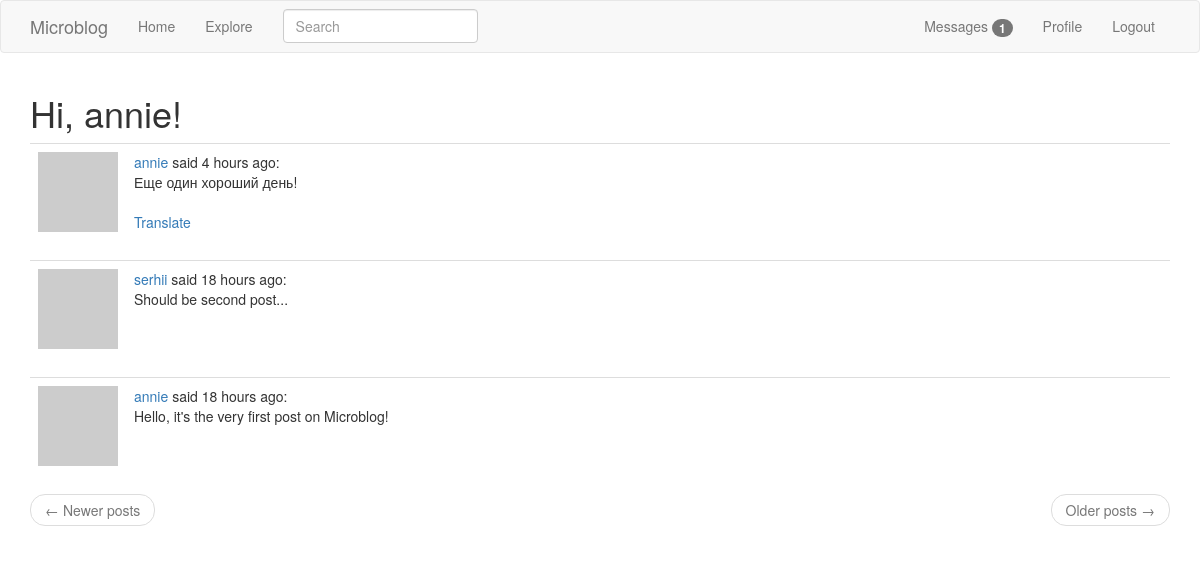
Page /explore (signed in) on the committed database.
### app/models.py (models this page shows, shortened)
class User(UserMixin, db.Model):
    id = db.Column(db.Integer, primary_key=True)
    username = db.Column(db.String(64), index=True, unique=True)
    email = db.Column(db.String(120), index=True, unique=True)
    password_hash = db.Column(db.String(128))
    about_me = db.Column(db.String(140))
    last_seen = db.Column(db.DateTime, default=dt.datetime.utcnow)
    last_message_read_time = db.Column(db.DateTime)
    posts = db.relationship("Post", backref="author", lazy="dynamic")
    followed = db.relationship(
        "User",
        secondary=followers,
        primaryjoin=(followers.c.follower_id == id),
        secondaryjoin=(followers.c.followed_id == id),
        backref=db.backref("followers", lazy="dynamic"),
        lazy="dynamic",
    )
    messages_sent = db.relationship(
        "Message", foreign_keys="Message.sender_id", backref="author", lazy="dynamic"
    )
    messages_received = db.relationship(
        "Message",
        foreign_keys="Message.recipient_id",
        backref="recipient",
        lazy="dynamic",
    )
    notifications = db.relationship("Notification", backref="user", lazy="dynamic")
    def avatar(self, size):
        digest = md5(self.email.lower().encode("utf-8")).hexdigest()
        return "https://www.gravatar.com/avatar/{}?d=identicon&s={}".format(
            digest, size
        )
    def new_messages(self):
        last_read_time = self.last_message_read_time or dt.datetime(1900, 1, 1)
        return (
            Message.query.filter_by(recipient=self)
            .filter(Message.timestamp > last_read_time)
            .count()
        )

class SearchableMixin:
    @classmethod
    def before_commit(cls, session):
        session._changes = {
            "add": list(session.new),
            "update": list(session.dirty),
            "delete": list(session.deleted),
        }
    @classmethod
    def after_commit(cls, session):
        for obj in session._changes["add"]:
            if isinstance(obj, SearchableMixin):
                add_to_index(obj.__tablename__, obj)
        for obj in session._changes["update"]:
            if isinstance(obj, SearchableMixin):
                add_to_index(obj.__tablename__, obj)
        for obj in session._changes["delete"]:
            if isinstance(obj, SearchableMixin):
                remove_from_index(obj.__tablename__, obj)
        session._changes = None

class Post(SearchableMixin, db.Model):
    __searchable__ = ["body"]
    id = db.Column(db.Integer, primary_key=True)
    body = db.Column(db.String(140))
    timestamp = db.Column(db.DateTime, index=True, default=dt.datetime.utcnow)
    user_id = db.Column(db.Integer, db.ForeignKey("user.id"), index=True)
    language = db.Column(db.String(5))

### app/main/routes.py (the view)
@bp.route("/explore")
@login_required
def explore():
    page = request.args.get("page", 1, type=int)
    posts = Post.query.order_by(Post.timestamp.desc()).paginate(
        page, current_app.config["POSTS_PER_PAGE"], False
    )
    next_url = url_for("main.explore", page=posts.next_num) if posts.has_next else None
    prev_url = url_for("main.explore", page=posts.prev_num) if posts.has_prev else None
    return render_template(
        "index.html",
        title=_("Explore"),
        posts=posts.items,
        next_url=next_url,
        prev_url=prev_url,
    )

### app/main/forms.py
class SearchForm(FlaskForm):
    q = StringField(_l("Search"), validators=[DataRequired()])
    def __init__(self, *args, **kwargs):
        if "formdata" not in kwargs:
            kwargs["formdata"] = request.args
        if "csrf_enabled" not in kwargs:
            kwargs["csrf_enabled"] = False
        super(SearchForm, self).__init__(*args, **kwargs)

### app/main/routes.py (called while the page is built)
@bp.before_app_request
def before_request():
    if current_user.is_authenticated:
        current_user.last_seen = datetime.utcnow()
        db.session.commit()
        g.search_form = SearchForm()
    g.locale = str(get_locale())

### app/models.py (called while the page is built)
@login_manager.user_loader
def load_user(id):
    return User.query.get(int(id))

### app/templates/index.html (shortened to what this page needs)
{% extends "base.html" %}
{% import 'bootstrap/wtf.html' as wtf %}
{% block app_content %}
    <h1>{{ _("Hi, %(username)s!", username=current_user.username) }}</h1>
    {% for post in posts %}
        {% include '_post.html' %}
    {% endfor %}
    <nav aria-label="...">
        <ul class="pager">
            <li class="previous{% if not prev_url %} disabled{% endif %}">
                <a href="{{ prev_url or '#' }}">
                    <span aria-hidden="true">&larr;</span> Newer posts
                </a>
            </li>
            <li class="next{% if not next_url %} disabled{% endif %}">
                <a href="{{ next_url or '#' }}">
                    Older posts <span aria-hidden="true">&rarr;</span>
                </a>
            </li>
        </ul>
    </nav>
{% endblock %}

### app/templates/_post.html (shortened to what this page needs)
<table class="table table-hover">
    <tr>
        <td width="70px">
            <a href="{{ url_for('main.user', username=post.author.username) }}">
                <img src="{{ post.author.avatar(70) }}" />
            </a>
        </td>
        <td>
            {{ _('%(username)s said %(when)s', username=user_link, when=moment(post.timestamp).fromNow()) }}:
            <br>
            <span id="post{{ post.id }}">{{ post.body }}</span>
            {% if post.language and post.language != g.locale %}
                <br><br>
                <span id="translation{{ post.id }}">
                    <a href="javascript:translate(
                        '#post{{ post.id }}',
                        '#translation{{ post.id }}',
                        '{{ post.language }}',
                        '{{ g.locale }}');"
                    >{{ _('Translate') }}</a>
                </span>
            {% endif %}
        </td>
    </tr>
</table>

### rows in the picture
Post: body "Еще один хороший день!"
Post: body "Should be second post..."
Post: body "Hello, it's the very first post on Microblog!"

### other values in the picture
{{ new_messages }} "1"
